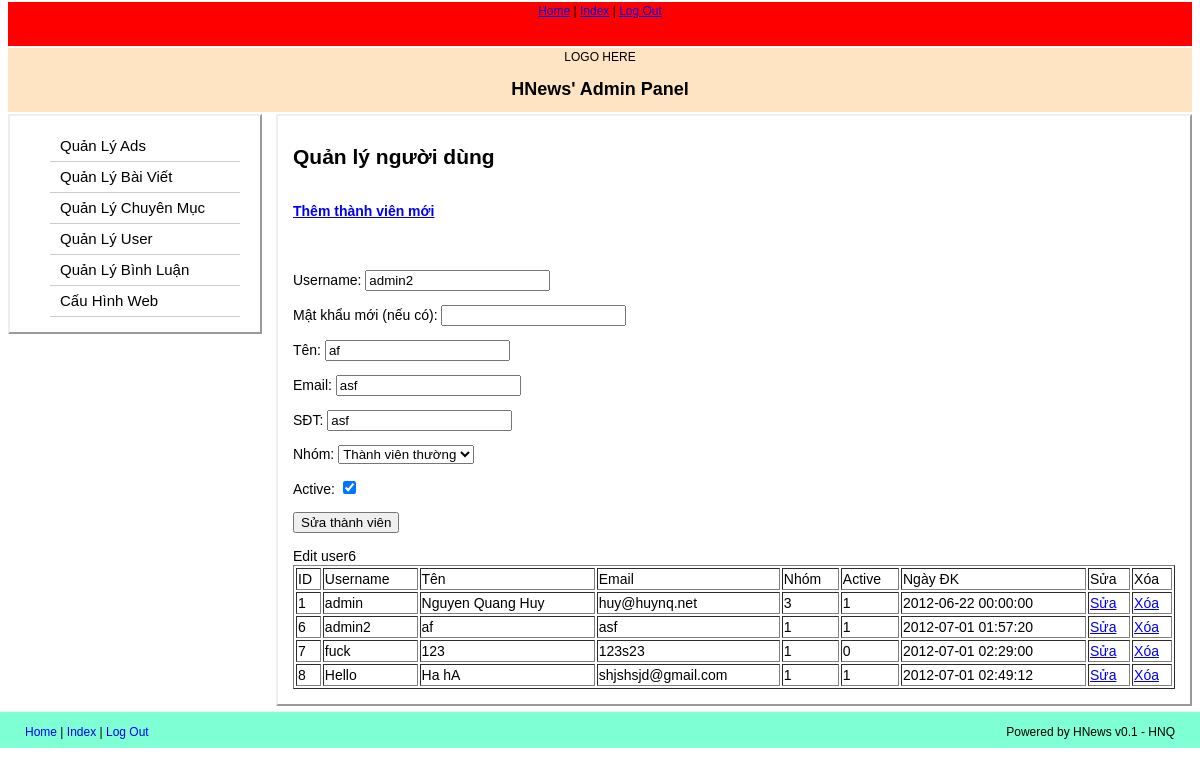
Page /assmin/index.php?admin=users&do=edituser&userid=6 (signed in) on the committed database.
### tables this page shows
CREATE TABLE IF NOT EXISTS `user` (
  `id` int(11) NOT NULL AUTO_INCREMENT,
  `username` varchar(255) NOT NULL,
  `password` varchar(255) NOT NULL,
  `name` varchar(250) NOT NULL,
  `email` varchar(255) NOT NULL,
  `phone` varchar(255) DEFAULT NULL,
  `reg_date` datetime NOT NULL,
  `ip` varchar(255) NOT NULL DEFAULT '0.0.0.0',
  `group` tinyint(4) NOT NULL DEFAULT '1',
  `status` int(100) NOT NULL DEFAULT '0',
  PRIMARY KEY (`id`),
  UNIQUE KEY `email` (`email`),
  UNIQUE KEY `username` (`username`)
);

### assmin/userf/function.php (the view, shortened to what this page needs)
<?php
function showuser() {
        ?>
        <table width="100%" border="1">
        <tr>
                <td>ID</td>
                <td>Username</td>
                <td>Tên</td>
                <td>Email</td>
                <td>Nhóm</td>
                <td>Active</td>
                <td>Ngày ĐK</td>
                <td>Sửa</td>
                <td>Xóa</td>
        </tr>
<?php
$queryuser = "SELECT * FROM user";
$resultuser = mysql_query($queryuser) or die(mysql_error());
while($row = mysql_fetch_array($resultuser)) {
        echo "<tr>";
        echo "<td>".$row['id']."</td>";
        echo "<td>".$row['username']."</td>";
        echo "<td>".$row['name']."</td>";
        echo "<td>".$row['email']."</td>";
        echo "<td>".$row['group']."</td>";
        echo "<td>".$row['status']."</td>";
        echo "<td>".$row['reg_date']."</td>";
        echo "<td><a href='index.php?admin=users&do=edituser&userid=".$row['id']."'>Sửa</a></td>";
        echo "<td><a href='index.php?admin=users&do=deleteuser&userid=".$row['id']."'>Xóa</a></td>";
        echo "</tr>";
}
?>
</table>
<?php
}
function edituser($id) {
        $queryuser = "SELECT * FROM user WHERE id=".$id;
        $resultuser = mysql_query($queryuser) or die(mysql_error());
        while($row = mysql_fetch_array($resultuser)) {
                $username = $row['username'];
                $name = $row['name'];
                $email = $row['email'];
                $group = $row['group'];
                $status = $row['status'];
                $phone = $row['phone'];
        }
        include('formedit.php');
        echo "Edit user".$id;
}
?>

### assmin/userf/formedit.php (shortened to what this page needs)
<form action='index.php?admin=users&do=save' method='post'>
<p>Username: <input type="text" name="username2" value="<?php echo $username; ?>"></p>
<p>Mật khẩu mới (nếu có): <input type="password" name="newpassword"></p>
<p>Tên: <input type="text" name="fullname" value="<?php echo $name; ?>"></p>
<p>Email: <input type="text" name="email" value="<?php echo $email; ?>"></p>
<p>SĐT: <input type="text" name="phone" value="<?php echo $phone; ?>"></p>
<p>Nhóm: <select name="group">
	<?php
	if($group == 1) {
		echo "<option value='1' selected>Thành viên thường</option>
	<option value='3'>Admin</option>";
	} else {
		echo "<option value='1'>Thành viên thường</option>
	<option value='3' selected>Admin</option>";
	}
	?>
</select>
</p>
<?php
	if($status == 1) {
		echo "<p>Active: <input type='checkbox' name='status' checked></p>";
	} else {
		echo "<p>Active: <input type='checkbox' name='status'></p>";
	}
?>
<p><input type="submit" value="Sửa thành viên"></p>
</form>

### css/styles.css (style rules this page uses)
body { font-family: Arial, Tahoma, Calibri, Sans-serif; font-size: 12px; text-align: center; }
html, body { margin: 0px; padding: 0px; }

### rows in the picture
user: username2 "admin2", fullname "af", email "asf", phone "asf", group "Thành viên thường", id "6", username "admin2", name "af", group "1", status "1", reg_date "2012-07-01 01:57:20"
user: id "1", username "admin", name "Nguyen Quang Huy", email "huy@huynq.net", group "3", status "1", reg_date "2012-06-22 00:00:00"
user: id "7", username "fuck", name "123", email "123s23", group "1", status "0", reg_date "2012-07-01 02:29:00"
user: id "8", username "Hello", name "Ha hA", email "shjshsjd@gmail.com", group "1", status "1", reg_date "2012-07-01 02:49:12"

### other values in the picture
$id "6"
